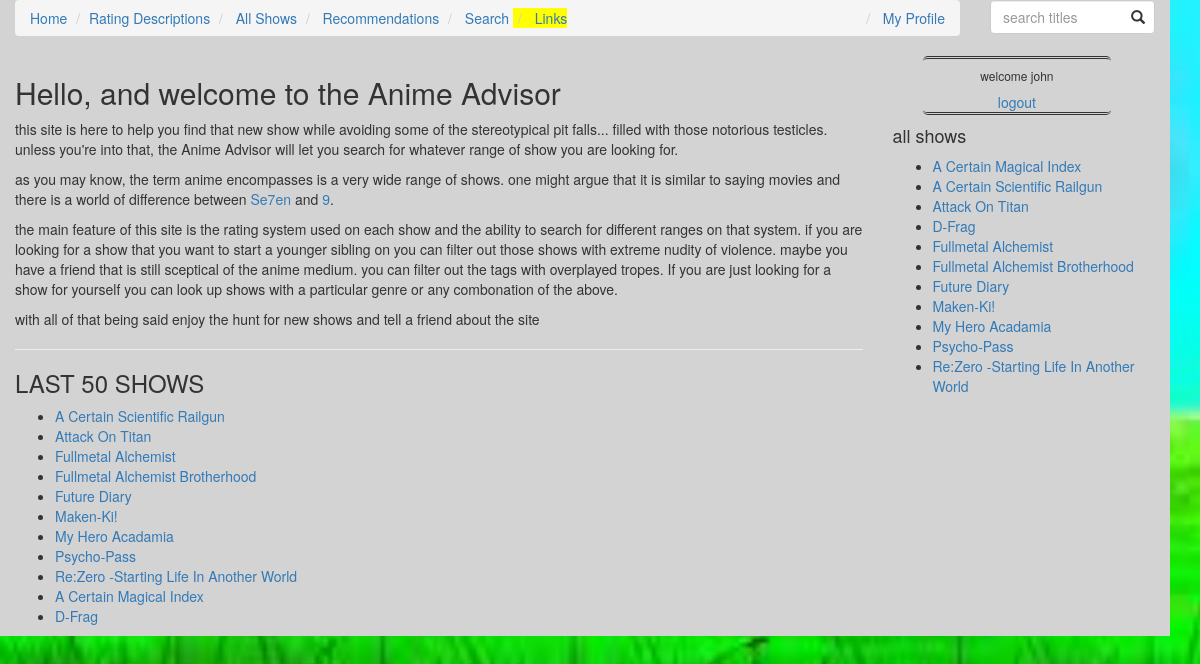
Page / (signed in) on the committed database.
### animeupload/models.py (models this page shows, shortened)
class Show(models.Model):
	n_choices= (
		(NONE,"none"),
		(UNDERWEAR,"underwear"),
		(CENCORED,"cencored"),
		(BUTT,"butt"),
		(BARBIE_SMOOTH,"barbie smooth"),
		(OUTINES,"outlined"),
		(NIPPLE,"nipple"),
		(FULL_FRONTAL,"full frontal"),
	)
	swares= (
		(NONE,"none"),
		(DAMN,"mild"),
		(CENCORED,"cencored"),
		(FUCK,"uncencored"),
	)
	osi_levels = (
		(NONE,"none"),
		(LIGHT,"light kissing"),
		(DEEP,"deep kissing/grope"),
		(SEX,"sex"),
	)
	osv_levels = (
		(NONE,"none"),
		(ESRB_E,"cartoon"),
		(ESRB_T,"blood"),
		(ESRB_M,"realistic"),
		(ESRB_A,"extreme"),
	)
	emotional_challenge = standard_choices
	mi_levels =(
		(NONE,"none"),
		(CORPSE_LTE,"unmarred dead"),
		(SILHOUETTE,"silhouetted dismemberment"),
		(DISMEMBERED,"dismemberment"),
	)
	gore_levels =standard_choices
	fan_levels =standard_choices
	si_levels=(
		(NONE,"none"),
		(UNINTENTIONAL,"unintentional"),
		(MISCHIEVOUS,"mischievous"),
		(MALICE_LTE,"malicious(molestation)"),
		(MALICE_HVY,"extremley malicious(rape)"),
	)
	tone_levels=(
		(LITE_TONE,"light tone"),
		(MODERATE_TONE,"moderate tone"),
		(DARK_TONE,"dark tone"),
		(ULTA_DARK_TONE,"ultra dark tone"),
	)
	ma_levels = standard_choices
	image = models.FileField(default = "images/fnf/fnf.jpg", blank=True, upload_to='images/')
	english_title = models.CharField(max_length=200)
	japanese_title = models.CharField(max_length=200, null= True)
	description = models.TextField(max_length = 1000)
	total_episodes = models.IntegerField()
	ova=  models.BooleanField(default = False)
	movies = models.IntegerField(default = 0)
	total_seasons = models.IntegerField(default = 1)
	ongoing = models.BooleanField(default = False)
	series = models.ForeignKey(Series, null = True, blank = True, on_delete=models.SET_NULL)
	nudity = models.IntegerField(default = NONE, choices= n_choices)
	on_screen_intimacy = models.IntegerField(default = NONE, choices= osi_levels)
	sexual_intent = models.IntegerField(default = NONE, choices = si_levels)
	violence = models.IntegerField(default = NONE, choices= osv_levels)
	gore = models.IntegerField(default = NONE, choices= gore_levels)
	morbid_images = models.IntegerField(default = NONE, choices= mi_levels)
	feels = models.IntegerField(default = NONE, choices= emotional_challenge)
	profanity = models.IntegerField(default = NONE, choices= swares)
	moral_ambiguity = models.IntegerField(default = NONE, choices= ma_levels)
	fan_service = models.IntegerField(default = NONE, choices= fan_levels)
	tags = models.ManyToManyField(Tag, blank=True)
	genres = models.ManyToManyField(Genre, blank=True)
	modified_date = models.DateTimeField(auto_now=True, blank = True, null=True)
	class Meta:
		ordering = ["english_title"]

### animeupload/views.py (the view)
# urls.py: url(r'^$',views.index, name='index'),
def index(request):
	shows = Show.objects.all()
	return render(request, 'animeupload/index.html', {
		'shows': shows,
		})

### firstdjango/templates/animeupload/index.html
{% extends "wsidebar.html" %}
{% block main %}
	<div class="col-xs-9">
	<h2>Hello, and welcome to the Anime Advisor</h2>
	<p>
	 this site is here to help you find that new show while avoiding some of the stereotypical pit falls... filled with those notorious testicles.
	unless you're into that, the Anime Advisor will let you search for whatever range of show you are looking for.
	</p>
	<p>
		as you may know, the term anime encompasses is a very wide range of shows. one might argue that it is similar to saying movies and there is a world of
		difference between <a href = "http://www.imdb.com/title/tt0114369/?ref_=nv_sr_1">Se7en</a> and <a href="http://www.imdb.com/title/tt0472033/?ref_=fn_al_tt_1">9</a>.
	</p>
	<p>
	the main feature of this site is the rating system used on each show and the ability to search for different ranges on that system.
	if you are looking for a show that you want to start a younger sibling on you can filter out those shows with extreme nudity of violence.
	maybe you have a friend that is still sceptical of the anime medium. you can filter out the tags with overplayed tropes.
	If you are just looking for a show for yourself you can look up shows with a particular genre or any combonation of the above.
	</p>
	<p>
	with all of that being said enjoy the hunt for new shows and tell a friend about the site
	</p>
	<hr>
	<h3>LAST 50 SHOWS</h3>
	<ul>
		{% for show in shows|dictsort:"modified_date" %}
			{% if forloop.counter0 < 50%}
			<li>
				<a href = "{% url 'show_detail' show.id %}">
					{{ show.english_title|title }}
				</a>
			</li>
			{% endif %}
		{% endfor %}
	</ul>
</div>
{% endblock %}

### firstdjango/templates/wsidebar.html
{% extends "base.html" %}
	{% block content %}
		<div class ="row">
			{% block main %}
			{% endblock %}
			{% block sidebar %}
				<div class="col-xs-3">
					<div class="row">
						<div class="col-xs-1">
						</div>
						<div class ="col-xs-10">
							<div style="border-style: double hidden; border-radius:5px; text-align: center;">
							{% if request.user.is_authenticated %}
								<h6> welcome {{ request.user.username }}</h6>
								<a href="{% url 'account_logout'%}?next={{request.path}}">logout</a>
							{% else %}
								<h5><a href="{% url 'account_login' %}?next={{request.path}}"> Login</a></h5>
								<h5> <a href="{% url 'account_signup' %}?next={% url 'index'%}"> register</a> </h5>
							{% endif %}
							</div>
						</div>
						<div class="col-xs-1">
						</div>
					</div>
					<h4>all shows</h4>
					<ul>
						{% for show in shows %}
							<li>
								<a href = "{% url 'show_detail' show.id %}">
								{{ show.english_title|title }}
								</a>
							</li>
						{% endfor %}
					</ul>
				</div>
			{% endblock sidebar %}
		</div>
	{% endblock content %}

### static/css/base.css (style rules this page uses)
html { height:100%; }
body { background-color: lime; background-image: url("../images/background.jpg"); background-repeat: no-repeat; background-attachment: fixed; background-size: cover; height: 100%; }
.row { background-color: lightgray; width: 100%; }

### rows in the picture
Show: english_title "A Certain Scientific Railgun"
Show: english_title "Attack On Titan"
Show: english_title "Fullmetal Alchemist"
Show: english_title "Fullmetal Alchemist Brotherhood"
Show: english_title "Future Diary"
Show: english_title "Maken-Ki!"
Show: english_title "My Hero Acadamia"
Show: english_title "Psycho-Pass"
Show: english_title "Re:Zero -Starting Life In Another World"
Show: english_title "A Certain Magical Index"
Show: english_title "D-Frag"

### other values in the picture
{{ request.user.username }} "john"
